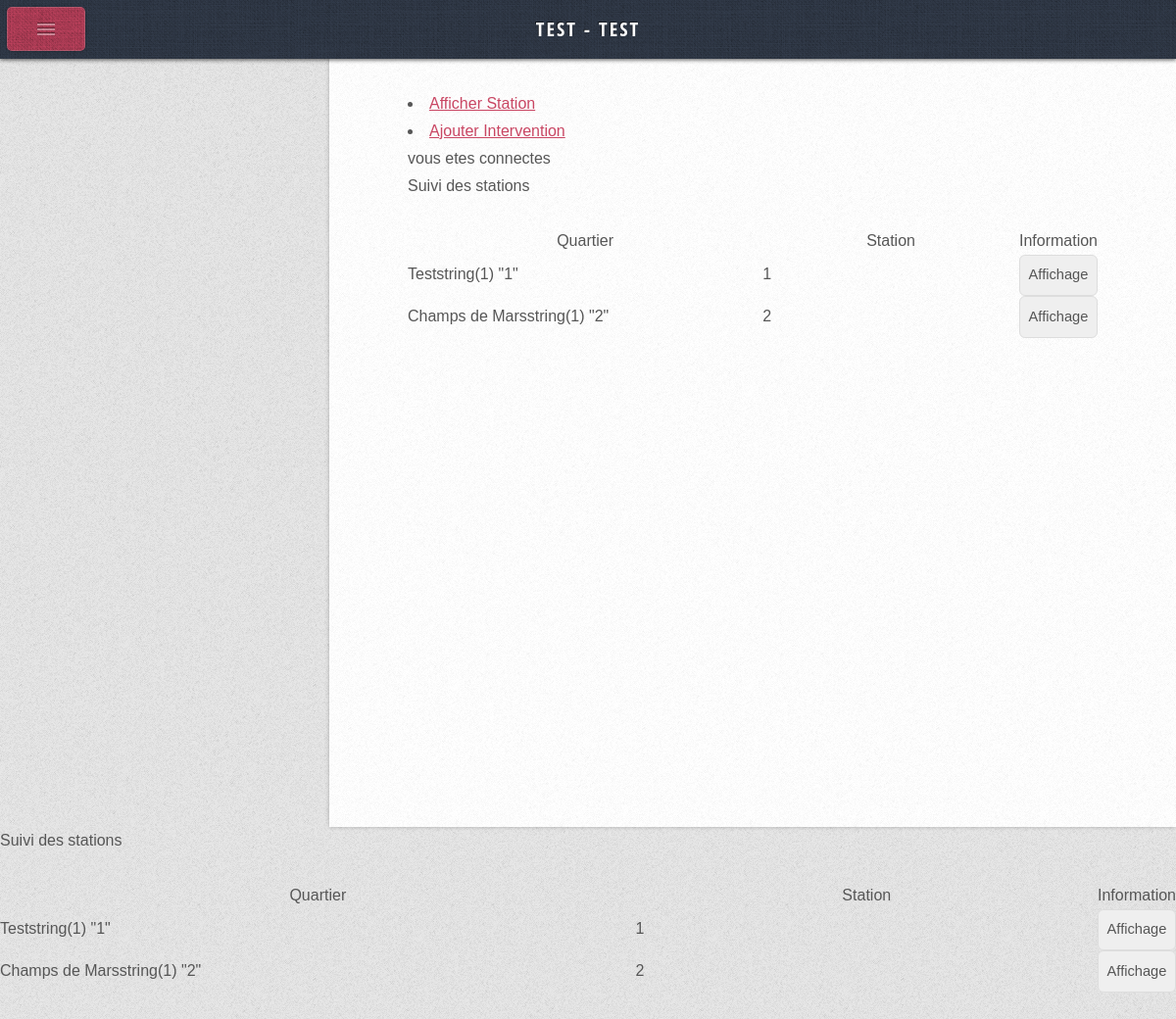
The page /index.php?page=afficherStation (signed in) on the database its author committed.
### tables this page shows
CREATE TABLE IF NOT EXISTS `quartier` (
  `Qua_Id` varchar(15) NOT NULL,
  `Qua_lib` varchar(100) NOT NULL,
  PRIMARY KEY (`Qua_Id`)
);

CREATE TABLE IF NOT EXISTS `station` (
  `Sta_Code` char(5) NOT NULL,
  `Sta_Nom` varchar(30) DEFAULT NULL,
  `Sta_Rue` varchar(50) DEFAULT NULL,
  `Sta_NbAttaches` int(2) DEFAULT NULL,
  `Sta_NbVelos` int(2) DEFAULT NULL,
  `Sta_NbAttacDispo` int(2) DEFAULT NULL,
  `Sta_NbTotLoc` int(10) DEFAULT NULL,
  `Sta_NbVols` int(5) DEFAULT NULL,
  `Sta_NbDegrad` int(5) DEFAULT NULL,
  `Sta_Quartier` varchar(15) NOT NULL,
  PRIMARY KEY (`Sta_Code`),
  KEY `Sta_Quartier` (`Sta_Quartier`)
);

CREATE TABLE IF NOT EXISTS `technicien` (
  `Tec_Matricule` char(5) NOT NULL,
  `Tec_Nom` varchar(35) DEFAULT NULL,
  `Tec_Prenom` varchar(35) DEFAULT NULL,
  `Tec_Pwd` varchar(40) NOT NULL,
  `Tec_Responsable` tinyint(1) NOT NULL,
  PRIMARY KEY (`Tec_Matricule`)
);

### classe/clstBaseMysql.classe.php (called while the page is built, shortened)
<?php
   class clstBaseMysql
   {
       	private function connect($pServeur, $pUser, $pMdp)
		{
        	$res = mysql_connect($pServeur, $pUser, $pMdp) or die("Erreur de connexion à MySql");
        	return ($res) ;
        }
		public function query($pReq)
		{
           	$res =  mysql_query($pReq) or die("erreur avec la requête ". $pReq);
        	return ($res) ;
        }
       	public function tabAssoc($pReq)
		{
           	$TabRes = mysql_fetch_assoc($pReq);
		   	return ($TabRes) ;
     	}
    }
?>

### FO/Modeles/Station/AfficherStation.inc.php (called while the page is built)
<?php
	function connecter()
	{
		require_once("../../../classe/clstBaseMysql.classe.php") ;
		$oSql = new clstBaseMysql("localhost", "Vlyon", "mpvlyon", "vlyon") ;
		return ($oSql) ;
	}
	FUNCTION getAllStation()
	{
		$lesStations = array() ;
		$oSql= connecter() ;
		$sReq = " SELECT Sta_Code, Sta_Nom, Sta_Quartier, Qua_id, Qua_lib
				FROM station, quartier
				WHERE Sta_Quartier = Qua_id
				ORDER BY Sta_Code ASC";
		$sReqExe = $oSql->query($sReq);
		while ($uneLigne = $oSql->tabAssoc($sReqExe) ){
			$lesStations[] =  $uneLigne ;
		}
		return $lesStations ;
	}
?>

### include/functions.php (called while the page is built, shortened)
		<?php
function utilisateur()
    {
    $id = $_SESSION['id'];
        $sReq = " SELECT Tec_Nom, Tec_Prenom, Tec_Responsable FROM TECHNICIEN Where Tec_Matricule='".$id."'";
        $rstPdt = mysql_query($sReq) ;
        $oUtilisateur = array() ;
        $Utilisateur = mysql_fetch_assoc($rstPdt);
        $oUtilisateur[1] =  $Utilisateur ;
        return ($oUtilisateur) ;
    }
		?>

### FO/VUES/Station/fo_AfficherStation.php (the view, shortened to what this page needs)
<?php
require_once ("../../../FO/Modeles/Station/AfficherStation.inc.php") ;
?>
	<fieldset>
		<head>
			<link rel="stylesheet" href="../../../css/style.css" />
			<link rel="stylesheet" href="../../../css/style-mobile.css" />
			<link rel="stylesheet" href="../../../css/style-desktop.css" />
			<link rel="stylesheet" href="../../../css/style-wide.css" />
	</head>
		<legend> Suivi des stations </legend>
		<br/>
		<form  >
		<table border =1 width="100%" >
			<tr>
				<th width="55%" >Quartier</th>
				<th width="40%">Station</th>
				<th width="15%">Information</th>
			</tr>
			<form  action="<?php $_SERVER['PHP_SELF']; ?>" name="Information" method="POST">
<?php
			$lesStations  = getAllStation() ;
			foreach($lesStations as $uneStation)
			{
$id = $uneStation["Sta_Code"];
?>
					<tr>
						<td><?php echo $uneStation["Qua_lib"] ; var_dump($id);  ?></td>
						<td><?php echo $uneStation["Sta_Code"]; ?></td>
						<td><a href="fo_informationStation.php?variable=<?php print($id) ?>"><input type="button" value="Affichage"  /></a></td>
					</tr>
<?php
			}
?>
		</form>
		</table>
	</fieldset>

### index.php (shortened to what this page needs)
<?php
    include('./include/functions.php');
    if(!isset($_SESSION['id'])) {
        header('Location:/Vlyon/Pages/connexion.php');
		die;
   }
   else
   {
   	?>
    <head>
	</head>
	<body class="left-sidebar">
	<div id="content">
						<div id="content-inner">
								<article class="is-post is-post-excerpt">
   	<?php
		switch($_GET['page'])
		{
			case "afficherStation":
				$fichier = "FO/VUES/Station/fo_AfficherStation.php" ;
				break ;
		}
	require_once("mdl/menu.php") ;
    		echo 'vous etes connectes';
include($fichier);
    ?>
</article>
</div>
</div>
	<div id="sidebar">
	<div id="logo">
		<?php
		$utilisateur =utilisateur();
		foreach ($utilisateur as $utilisateurs)
				{
		echo strtoupper($utilisateurs["Tec_Nom"]);
		echo" - ";
		echo strtoupper($utilisateurs["Tec_Prenom"]);
	}
		 ?>
	</div>
    </div>
    </body>
		<?php
		}
		include($fichier);
?>

### css/style.css (style rules this page uses)
* { -moz-box-sizing: border-box; -webkit-box-sizing: border-box; -o-box-sizing: border-box; -ms-box-sizing: border-box; box-sizing: border-box; }
body, input, textarea { font-family: 'Source Sans Pro', sans-serif; font-weight: 400; color: #565656; }
body { background-color: #e8e8e8; background-image: url('images/bg2.png'); }
a { color: #c94663; }
table { width: 100%; }
form input, form select, form textarea { border-radius: 0.4em; -webkit-appearance: none; border: solid 1px #ddd; padding: 0.5em; width: 100%; }
p, ul, ol, dl, table { margin-bottom: 1em; }
section, article { margin-bottom: 3em; }
section > :last-child, article > :last-child { margin-bottom: 0; }
section:last-child, article:last-child { margin-bottom: 0; }
.is-post { position: relative; }
#sidebar { color: #929da4; text-shadow: -1px -1px 0px rgba(0,0,0,0.5); }
#content { position: relative; background-color: #fff; }
#content:after { content: ''; display: block; position: absolute; left: 0; top: 0; width: 100%; height: 100%; background-image: url('images/bg2.png'); opacity: 0.5; }
#content-inner { position: relative; z-index: 1; }

### css/style-mobile.css (style rules this page uses)
body, input, textarea { line-height: 1.75em; font-size: 11pt; letter-spacing: 0; }
section, article { clear: both; }
.is-post { padding-bottom: 5em; margin-bottom: 6em; }
#logo { display: none; }
#content { margin-top: 44px; padding: 3em 20px 2em 20px; }
#sidebar { padding: 20px 12px 20px 10px; background: #364050 url('images/bg1.png'); box-shadow: inset -1px 0 0 0 rgba(255,255,255,0.15), inset -0.1em 0 0.5em 0 rgba(0,0,0,0.25); }

### css/style-desktop.css (style rules this page uses)
body { line-height: 1.75em; height: 100%; }
#logo { background-color: #c94663; background-image: url('images/bg1.png'); padding: 1.75em 0.5em 1.75em 0.5em; border-radius: 0.4em; text-align: center; box-shadow: inset 0px 0px 0px 1px rgba(255,255,255,0.15), 0 0.025em 0.15em 0em rgba(0,0,0,0.25); }
#content { height: 100%; width: 72,5%; box-shadow: 0 0 0.25em 0em rgba(0,0,0,0.25); }
#content-inner { max-width: 1038px; }
#sidebar { position: absolute; top: 0; padding: 3em 1.35em 1em 1.15em; height: 100%; width: 20%; background: #364050 url('images/bg1.png'); box-shadow: inset -0.1em 0em 0.35em 0em rgba(0,0,0,0.15); }
body.left-sidebar #sidebar { left: 0; }

### css/style-wide.css (style rules this page uses)
body { min-width: 1200px; }
input, textarea { font-size: 11pt; }
body { font-size: 12pt; }
table { width: 100%; }
#content { padding: 3em 5em 8em 5em; }
body.left-sidebar #content { margin-left: 21em; }

### css/style-narrow.css (style rules this page uses)
body { min-width: 1000px; }
input, textarea { font-size: 10.5pt; }
body { font-size: 11pt; }
#content { padding: 2em 3em 6em 3em; }
body.left-sidebar #content { margin-left: 14em; }

### css/style-narrower.css (style rules this page uses)
body { min-width: 641px; font-size: 14pt; }
#logo { display: none; }
#content { margin-top: 60px; }
body.left-sidebar #content { margin-left: 0; }
#sidebar { width: auto; background: none; padding: 30px 20px 30px 20px; }

### rows shown on the page
quartier: Qua_lib "Test", value "string(1) \"1\"", Qua_Id.Sta_Code "1"
quartier: Qua_lib "Champs de Mars", value "string(1) \"2\"", Qua_Id.Sta_Code "2"
technicien: Tec_Nom "TEST", Tec_Prenom "TEST"
